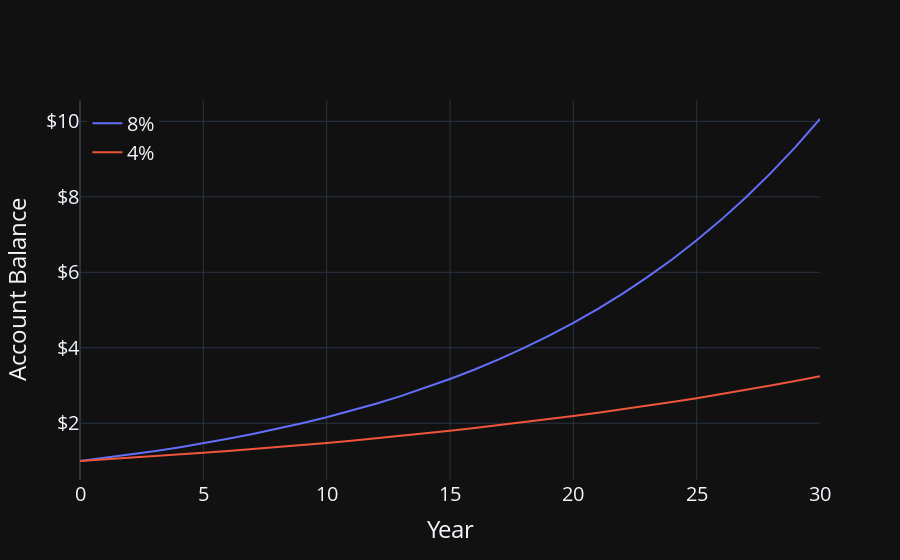

The code cell stored with this chart in its notebook:
### Markdown cell above
# Present values and future values

## Exponential growth

### Code cell
trace1= go.Scatter(
    x=np.arange(31), 
    y=1.08**np.arange(31),
    mode="lines",
    name="8%"
)

trace2 = go.Scatter(
    x=np.arange(31), 
    y=1.04**np.arange(31),
    mode="lines",
    name="4%"
)

fig = go.Figure()
fig.add_trace(trace1)
fig.add_trace(trace2)
string = "year %{x}<br>balance = $%{y:.2f}"
fig.update_traces(hovertemplate=string)
fig.update_layout(
    template="plotly_dark",
    font_size=20,
    xaxis_title="Year",
    xaxis_title_font_size=24,
    yaxis_title="Account Balance",
    yaxis_tickprefix="$", 
    yaxis_tickformat=",.0f",
    yaxis_title_font_size=24,
    legend=dict(
        yanchor="top", 
        y=0.99, 
        xanchor="left", 
        x=0.01
    )
)
fig.show()

### Figure 1 — Plotly figure (JSON) as saved in the notebook; plotly's stock layout.template omitted (floating-point values rounded to 4 significant figures)
{"data": [{"hovertemplate": "year %{x}<br>balance = $%{y:.2f}", "mode": "lines", "name": "8%", "type": "scatter", "x": [0, 1, 2, 3, 4, 5, 6, 7, 8, 9, 10, 11, 12, 13, 14, 15, 16, 17, 18, 19, 20, 21, 22, 23, 24, 25, 26, 27, 28, 29, 30], "y": [1, 1.08, 1.166, 1.26, 1.36, 1.469, 1.587, 1.714, 1.851, 1.999, 2.159, 2.332, 2.518, 2.72, 2.937, 3.172, 3.426, 3.7, 3.996, 4.316, 4.661, 5.034, 5.437, 5.871, 6.341, 6.848, 7.396, 7.988, 8.627, 9.317, 10.06]}, {"hovertemplate": "year %{x}<br>balance = $%{y:.2f}", "mode": "lines", "name": "4%", "type": "scatter", "x": [0, 1, 2, 3, 4, 5, 6, 7, 8, 9, 10, 11, 12, 13, 14, 15, 16, 17, 18, 19, 20, 21, 22, 23, 24, 25, 26, 27, 28, 29, 30], "y": [1, 1.04, 1.082, 1.125, 1.17, 1.217, 1.265, 1.316, 1.369, 1.423, 1.48, 1.539, 1.601, 1.665, 1.732, 1.801, 1.873, 1.948, 2.026, 2.107, 2.191, 2.279, 2.37, 2.465, 2.563, 2.666, 2.772, 2.883, 2.999, 3.119, 3.243]}], "layout": {"font": {"size": 20}, "legend": {"x": 0.01, "xanchor": "left", "y": 0.99, "yanchor": "top"}, "xaxis": {"title": {"font": {"size": 24}, "text": "Year"}}, "yaxis": {"tickformat": ",.0f", "tickprefix": "$", "title": {"font": {"size": 24}, "text": "Account Balance"}}}}
